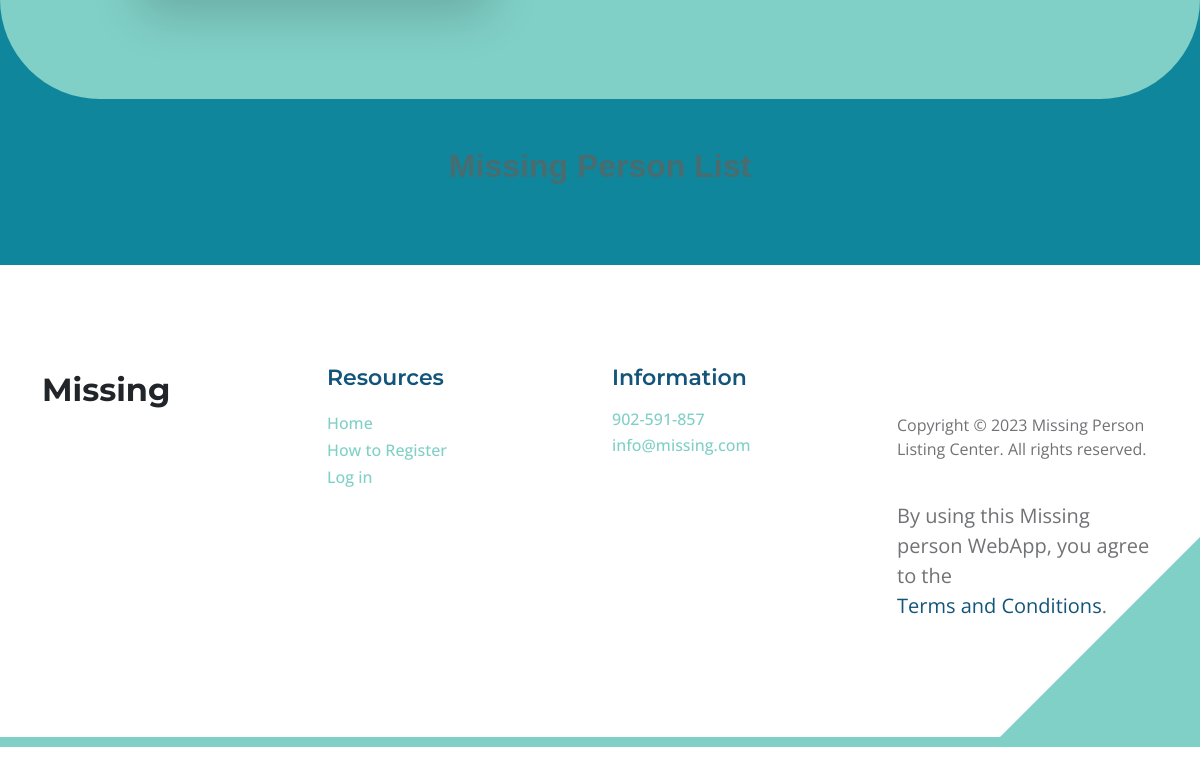
Before: / (lower part) with the older database file.
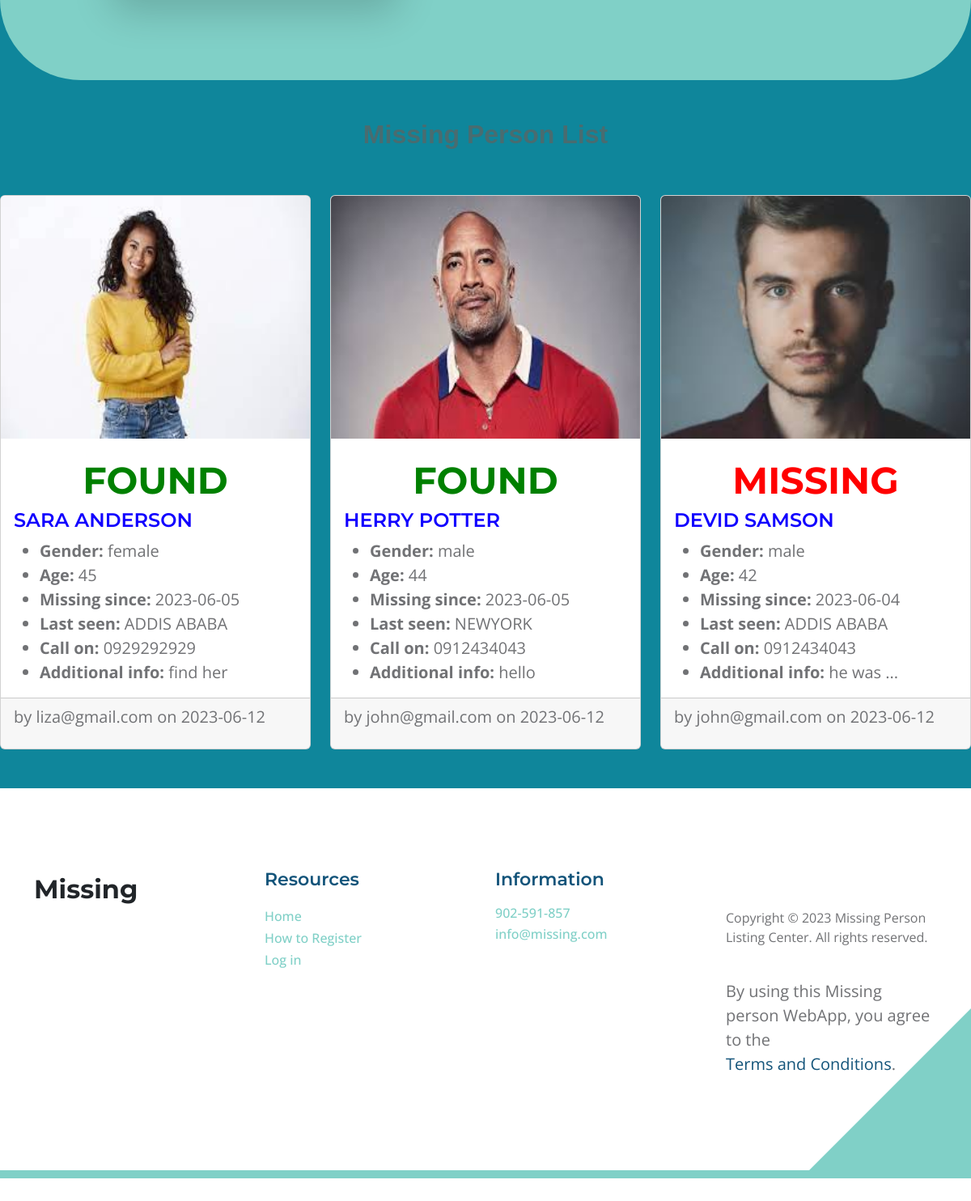
After: the same page with the newer database file.
### tables this page shows
CREATE TABLE post (
  id INTEGER PRIMARY KEY AUTOINCREMENT,
  finder_id INTEGER NOT NULL,
  created TIMESTAMP NOT NULL DEFAULT CURRENT_TIMESTAMP,
  missed_name TEXT NOT NULL,
  since TEXT NOT NULL,
  missing_from TEXT NOT NULL,
  gender TEXT NOT NULL,
  age TEXT NOT NULL,
  call_on TEXT NOT NULL,
  additional_info TEXT NOT NULL,
  photo_url TEXT NOT NULL,
  status TEXT NOT NULL DEFAULT 'active',
  FOREIGN KEY (finder_id) REFERENCES user (id)
);

CREATE TABLE user (
  id INTEGER PRIMARY KEY AUTOINCREMENT,
  finder_name TEXT NOT NULL,
  phone TEXT NOT NULL,
  finder_location TEXT NOT NULL,
  email TEXT UNIQUE NOT NULL,
  password TEXT NOT NULL,
  role_id INTEGER NOT NULL,
  FOREIGN KEY (role_id) REFERENCES role (id)
);

### missing/blog.py (the view)
@bp.route('/')
def index():
    db = get_db()
    posts = db.execute(
        'SELECT p.id, missed_name, since, missing_from, gender, age, call_on, additional_info, photo_url, status, created,  finder_id, email'
        ' FROM post p JOIN user u ON p.finder_id = u.id'
        ' ORDER BY created DESC'
    ).fetchall()
    return render_template('blog/index.html', posts=posts)

### missing/auth.py (called while the page is built)
@bp.before_app_request
def load_logged_in_user():
    user_id = session.get('user_id')
    if user_id is None:
        g.user = None
    else:
        db = get_db()
        g.user = db.execute(
            'SELECT * FROM user WHERE id = ?', (user_id,)
        ).fetchone()

### missing/db.py (called while the page is built)
def get_db():
    if 'db' not in g:
        g.db = sqlite3.connect(
            current_app.config['DATABASE'],
            detect_types=sqlite3.PARSE_DECLTYPES
        )
        g.db.row_factory = sqlite3.Row
    return g.db

### missing/templates/blog/index.html (shortened to what this page needs)
{% extends 'base.html' %}
{% block content %}
<section class="featured-section">
  <div class="container">
  </div>
</section class="hero-section d-flex justify-content-center align-items-center" id="section_1"><br><br>
<div> <h3 style="text-align: center; font-family: Verdana, Geneva, Tahoma, sans-serif; color: rgb(73, 108, 112);">Missing Person List</h3></div><br><br>
    <div class="row row-cols-1 row-cols-md-2 row-cols-lg-3 g-4">
    {% for post in posts %}
    <div class="col">
      <div class="card h-100">
        {% if post['photo_url'] %}
        <img src="{{ url_for('static', filename='uploads/' + post['photo_url']) }}" class="card-img-top" alt="{{ post['missed_name'] }} photo">
        {% endif %}
        <div class="card-body">
          <h1 class="card-title">
            {% if post['status'] == 'active' %}
            <h2 style="color: red; text-align: center">MISSING</h2>
            {% elif  post['status'] == 'resolved' %}
            <h2 style="color: green; text-align: center">FOUND</h2>
            {% endif %}
            </h1>
          <h5 class="card-title" style="color: rgb(17, 0, 255);">
            {{ post['missed_name'] }}
          </h5>
          <ul class="card-text">
            <li><strong>Gender:</strong> {{ post['gender'] }}</li>
            <li><strong>Age:</strong> {{ post['age'] }}</li>
            <li><strong>Missing since:</strong> {{ post['since'] }}</li>
            <li><strong>Last seen:</strong> {{ post['missing_from'] }}</li>
            <li><strong>Call on:</strong> {{ post['call_on'] }}</li>
            <li><strong>Additional info:</strong> {{ post['additional_info']}}</li>
          </ul>
        </div>
        <div class="card-footer">
          <small class="text-muted"> <p class="about">by {{ post['email'] }} on {{ post['created'].strftime('%Y-%m-%d') }}</p></small>
        </div>
      </div>
    </div>
    {% endfor %}
  </div>
  <br><br>
{% endblock %}

### missing/templates/base.html (shortened to what this page needs)
<!doctype html>
<html lang="en">
    <head>
        <link href="{{ url_for('static', filename='css/style.css') }}" rel="stylesheet">
        <link href="{{ url_for('static', filename='css/bootstrap.min.css') }}" rel="stylesheet">
        <link href="{{ url_for('static', filename='css/bootstrap-icons.css') }}"  rel="stylesheet">
        <link href="{{ url_for('static', filename='css/templatemo-topic-listing.css') }}" rel="stylesheet">
    </head>
    <body id="top">
      <main>
            <section class="content" style="background-color: #0f869b;">
                {% block content %}{% endblock %}
            </section>
  <footer class="site-footer section-padding">
    <div class="container">
        <div class="row">
            <div class="col-lg-3 col-12 mb-4 pb-2">
                <a class="navbar-brand mb-2" href="{{ url_for('index') }}">
                    <span>Missing</span>
                </a>
            </div>
            <div class="col-lg-3 col-md-4 col-6">
                <h6 class="site-footer-title mb-3">Resources</h6>
                <ul class="site-footer-links">
                    <li class="site-footer-link-item">
                        <a href="#" class="site-footer-link">Home</a>
                    </li>
                    <li class="site-footer-link-item">
                        <a href="#" class="site-footer-link">How to Register</a>
                    </li>
                    <li class="site-footer-link-item">
                        <a href="#" class="site-footer-link">Log in</a>
                    </li>
                </ul>
            </div>
            <div class="col-lg-3 col-md-4 col-6 mb-4 mb-lg-0">
                <h6 class="site-footer-title mb-3">Information</h6>
                <p class="text-white d-flex mb-1">
                    <a href="tel: 305-240-9671" class="site-footer-link">
                        902-591-857
                    </a>
                </p>
                <p class="text-white d-flex">
                    <a href="mailto:info@company.com" class="site-footer-link">
                        info@missing.com
                    </a>
                </p>
            </div>
            <div class="col-lg-3 col-md-4 col-12 mt-4 mt-lg-0 ms-auto">
                <p class="copyright-text mt-lg-5 mt-4">Copyright © 2023 Missing Person Listing Center. All rights reserved.
                <br><br><p>By using this Missing person WebApp, you agree to the <a href="{{ url_for('blog.terms_and_conditions') }}">Terms and Conditions</a>.</p>
            </div>
        </div>
    </div>
</main>
<br>
<br>
</body>
</html>

### missing/static/css/style.css (style rules this page uses)
img { width: 300px; height: 300px; }

### missing/static/css/templatemo-topic-listing.css (style rules this page uses)
:root { --white-color: #ffffff; --primary-color: #13547a; --secondary-color: #80d0c7; --section-bg-color: #f0f8ff; --custom-btn-bg-color: #80d0c7; --custom-btn-bg-hover-color: #13547a; --dark-color: #000000; --p-color: #717275; --border-color: #7fffd4; --link-hover-color: #13547a; --body-font-family: 'Open Sans', sans-serif; --title-font-family: 'Montserrat', sans-serif; --h1-font-size: 58px; --h2-font-size: 46px; --h3-font-size: 32px; --h4-font-size: 28px; --h5-font-size: 24px; --h6-font-size: 22px; --p-font-size: 20px; --menu-font-size: 14px; --btn-font-size: 18px; --copyright-font-size: 16px; --border-radius-large: 100px; --border-radius-medium: 20px; --border-radius-small: 10px; --font-weight-normal: 400; --font-weight-medium: 500; --font-weight-semibold: 600; --font-weight-bold: 700; }
body { background-color: var(--white-color); font-family: var(--body-font-family); }
h2, h3, h4, h5, h6 { color: var(--dark-color); }
h1, h2, h3, h4, h5, h6 { font-family: var(--title-font-family); font-weight: var(--font-weight-semibold); }
h1 { font-size: var(--h1-font-size); font-weight: var(--font-weight-bold); }
h2 { font-size: var(--h2-font-size); font-weight: var(--font-weight-bold); }
h3 { font-size: var(--h3-font-size); }
h5 { font-size: var(--h5-font-size); }
h6 { color: var(--primary-color); font-size: var(--h6-font-size); }
p { color: var(--p-color); font-size: var(--p-font-size); font-weight: var(--font-weight-normal); }
ul li { color: var(--p-color); font-size: var(--p-font-size); font-weight: var(--font-weight-normal); }
a, button { touch-action: manipulation; transition: all 0.3s; }
a { display: inline-block; color: var(--primary-color); text-decoration: none; }
b, strong { font-weight: var(--font-weight-bold); }
.section-padding { padding-top: 100px; padding-bottom: 100px; }
.navbar-brand, .navbar-brand:hover { font-size: var(--h3-font-size); font-weight: var(--font-weight-bold); display: block; }
.navbar-brand span { font-family: var(--title-font-family); }
.featured-section { background-color: var(--secondary-color); border-radius: 0 0 100px 100px; padding-bottom: 100px; }
.site-footer { border-bottom: 10px solid var(--secondary-color); position: relative; }
.site-footer::after { content: ""; position: absolute; bottom: 0; right: 0; width: 0; height: 0; border-style: solid; border-width: 0 0 200px 200px; border-color: transparent transparent var(--secondary-color) transparent; pointer-events: none; }
.site-footer-title { color: var(--primary-color); }
.site-footer-links { padding-left: 0; }
.site-footer-link-item { display: block; list-style: none; line-height: normal; }
.site-footer-link { color: var(--secondary-color); font-size: var(--copyright-font-size); font-weight: var(--font-weight-medium); line-height: normal; }
.copyright-text { font-size: var(--copyright-font-size); }

Changed rows visible on the page:
added post: photo_url (picture), status "FOUND", missed_name "SARA ANDERSON", gender "female", age "45", since "2023-06-05", missing_from "ADDIS ABABA", call_on "0929292929", additional_info "find her", email "liza@gmail.com", created "2023-06-12"
added post: photo_url (picture), status "FOUND", missed_name "HERRY POTTER", gender "male", age "44", since "2023-06-05", missing_from "NEWYORK", call_on "0912434043", additional_info "hello", email "john@gmail.com", created "2023-06-12"
added post: photo_url (picture), status "MISSING", missed_name "DEVID SAMSON", gender "male", age "42", since "2023-06-04", missing_from "ADDIS ABABA", call_on "0912434043", additional_info "he was ...", email "john@gmail.com", created "2023-06-12"
